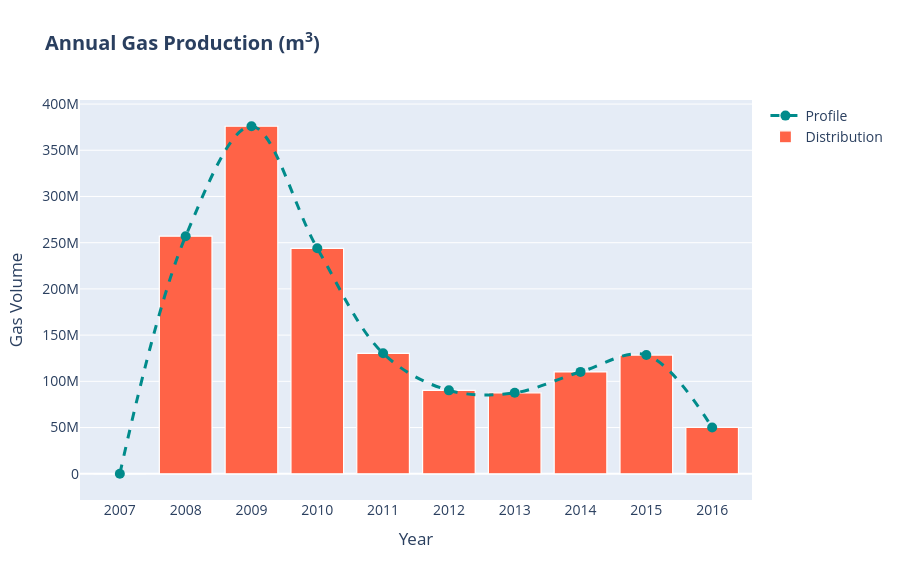

Notebook source saved alongside this figure:
### Code cell
layout = go.Layout(
    title="<b>Annual Gas Production (m<sup>3</sup>)</b>",
    xaxis=dict(
        title="Year",
        tickmode="array",
        tickvals=annual_production_df["YEAR"]
    ),
    yaxis=dict(
        title="Gas Volume",
        hoverformat=",.0f"
    ),
    font_size=14,
    width=900,
    height=580
)

trace1 = go.Scatter(
    x=annual_production_df["YEAR"],
    y=annual_production_df["GAS"],
    customdata=annual_production_df["GAS"] / volumes.get("GAS"),
    hovertemplate="<br>".join(["<b>%{x}</b><br>", "<b>SCF:</b> %{customdata:,.0f}", "<b>cubic meters:</b> %{y}"]),
    line=dict(color="darkcyan", dash="dash", shape="spline", width=3),
    marker_size=10,
    name="Profile"
)

trace2 = go.Bar(
    x=annual_production_df["YEAR"],
    y=annual_production_df["GAS"],
    customdata=annual_production_df["GAS"] / volumes.get("GAS"),
    hovertemplate="<br>".join(["<b>%{x}</b><br>", "<b>SCF:</b> %{customdata:,.0f}", "<b>cubic meters:</b> %{y}"]),
    marker=dict(color="tomato", line=dict(color="white", width=1.2)),
    name="Distribution"
)

go.Figure(data=[trace1, trace2], layout=layout)

### Figure 1 — Plotly figure (JSON) as saved in the notebook; plotly's stock layout.template omitted (floating-point values rounded to 4 significant figures)
{"data": [{"customdata": [0.0, 9077000000.0, 13280000000.0, 8615000000.0, 4602000000.0, 3186000000.0, 3093000000.0, 3891000000.0, 4535000000.0, 1768000000.0], "hovertemplate": "<b>%{x}</b><br><br><b>SCF:</b> %{customdata:,.0f}<br><b>cubic meters:</b> %{y}", "line": {"color": "darkcyan", "dash": "dash", "shape": "spline", "width": 3}, "marker": {"size": 10}, "name": "Profile", "type": "scatter", "x": [2007, 2008, 2009, 2010, 2011, 2012, 2013, 2014, 2015, 2016], "y": [0.0, 257000000.0, 376000000.0, 243900000.0, 130300000.0, 90210000.0, 87590000.0, 110200000.0, 128400000.0, 50070000.0]}, {"customdata": [0.0, 9077000000.0, 13280000000.0, 8615000000.0, 4602000000.0, 3186000000.0, 3093000000.0, 3891000000.0, 4535000000.0, 1768000000.0], "hovertemplate": "<b>%{x}</b><br><br><b>SCF:</b> %{customdata:,.0f}<br><b>cubic meters:</b> %{y}", "marker": {"color": "tomato", "line": {"color": "white", "width": 1.2}}, "name": "Distribution", "type": "bar", "x": [2007, 2008, 2009, 2010, 2011, 2012, 2013, 2014, 2015, 2016], "y": [0.0, 257000000.0, 376000000.0, 243900000.0, 130300000.0, 90210000.0, 87590000.0, 110200000.0, 128400000.0, 50070000.0]}], "layout": {"font": {"size": 14}, "height": 580, "title": {"text": "<b>Annual Gas Production (m<sup>3</sup>)</b>"}, "width": 900, "xaxis": {"tickmode": "array", "tickvals": [2007, 2008, 2009, 2010, 2011, 2012, 2013, 2014, 2015, 2016], "title": {"text": "Year"}}, "yaxis": {"hoverformat": ",.0f", "title": {"text": "Gas Volume"}}}}
